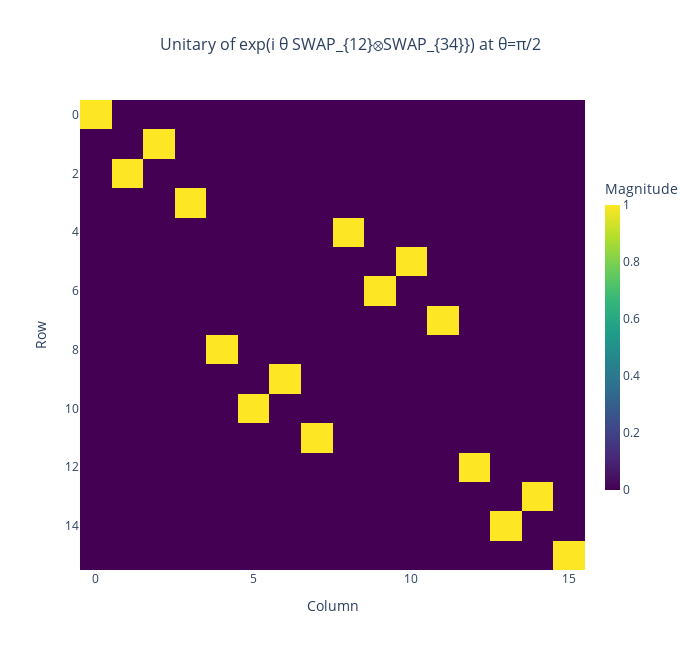

The notebook cell this image was saved under:
### Markdown cell above
## Implementing $e^{i \theta SWAP_{12} \otimes SWAP_{34}}$ using $\sqrt{iSWAP}$ and $R_z(\theta)$

### Code cell
def exp_i_theta_SWAP12_SWAP34(theta):
    qml.ctrl(Exp_iR, control=[0,1], control_values=[0,0])(theta, wires=[2,3])
    qml.ctrl(Exp_iR, control=[0,1], control_values=[1,1])(theta, wires=[2,3])
    qml.ctrl(Exp_iR, control=[2,3], control_values=[0,0])(theta, wires=[0,1])
    qml.ctrl(Exp_iR, control=[2,3], control_values=[1,1])(theta, wires=[0,1])

    # qml.ctrl(Exp_iR, control=[0,1], control_values=[0,0])(theta, wires=[2,3])
    # qml.ctrl(Exp_iR, control=[0,1], control_values=[1,1])(theta, wires=[2,3])
    # qml.ctrl(Exp_iR, control=[2,3], control_values=[0,0])(theta, wires=[0,1])
    # qml.ctrl(Exp_iR, control=[2,3], control_values=[1,1])(theta, wires=[0,1])

    qml.ctrl(qml.ISWAP, control=[3], control_values=[0])(wires=[0,1])    
    qml.ctrl(Exp_iR, control=[0,1], control_values=[1,0])(theta, wires=[2,3])
    qml.ctrl(Exp_iR, control=[0,1], control_values=[0,1])(theta, wires=[2,3])
    qml.ctrl(qml.ISWAP, control=[3], control_values=[0])(wires=[0,1])    
    
    # qml.SWAP(wires=[0,1])
    # qml.ctrl(Exp_iR, control=[0,1], control_values=[1,0])(theta, wires=[3,2])
    # qml.SWAP(wires=[0,1])
    # qml.SWAP(wires=[0,1])
    # qml.ctrl(Exp_iR, control=[0,1], control_values=[1,0])(theta, wires=[2,3])
    # qml.SWAP(wires=[0,1])

show_circuit(lambda th: exp_i_theta_SWAP12_SWAP34(th), n=4, theta=np.pi/2, max_length=15, title="exp(i θ SWAP_{12}⊗SWAP_{34}) on wires (0,1,2,3)")
print("\n== 4-qubit exp^{i θ SWAP_{12}⊗SWAP_{34}} action at θ=π/2 ==")
print_action(lambda th: exp_i_theta_SWAP12_SWAP34(th), n=4, theta=np.pi/2)
plot_complex_matrix_interactive(unitary_of(lambda th: exp_i_theta_SWAP12_SWAP34(th), n=4, theta=np.pi/2), title="Unitary of exp(i θ SWAP_{12}⊗SWAP_{34}}) at θ=π/2")

### Figure 1 — Plotly figure (JSON) as saved in the notebook; plotly's stock layout.template omitted (floating-point values rounded to 4 significant figures; data arrays with more than 128 entries replaced by an {"elided": "..."} marker saying what was removed)
{"data": [{"colorbar": {"len": 0.7, "thickness": 15, "title": {"text": "Magnitude"}}, "colorscale": [[0, "#440154"], [0.1111, "#482878"], [0.2222, "#3e4989"], [0.3333, "#31688e"], [0.4444, "#26828e"], [0.5556, "#1f9e89"], [0.6667, "#35b779"], [0.7778, "#6ece58"], [0.8889, "#b5de2b"], [1, "#fde725"]], "hovertemplate": "%{text}<extra></extra>", "showscale": true, "text": {"elided": "16x16 str values"}, "type": "heatmap", "z": {"elided": "16x16 float values"}}], "layout": {"height": 650, "plot_bgcolor": "white", "title": {"font": {"size": 16}, "text": "Unitary of exp(i θ SWAP_{12}⊗SWAP_{34}}) at θ=π/2", "x": 0.5, "xanchor": "center"}, "width": 700, "xaxis": {"side": "bottom", "title": {"text": "Column"}}, "yaxis": {"autorange": "reversed", "title": {"text": "Row"}}}}
